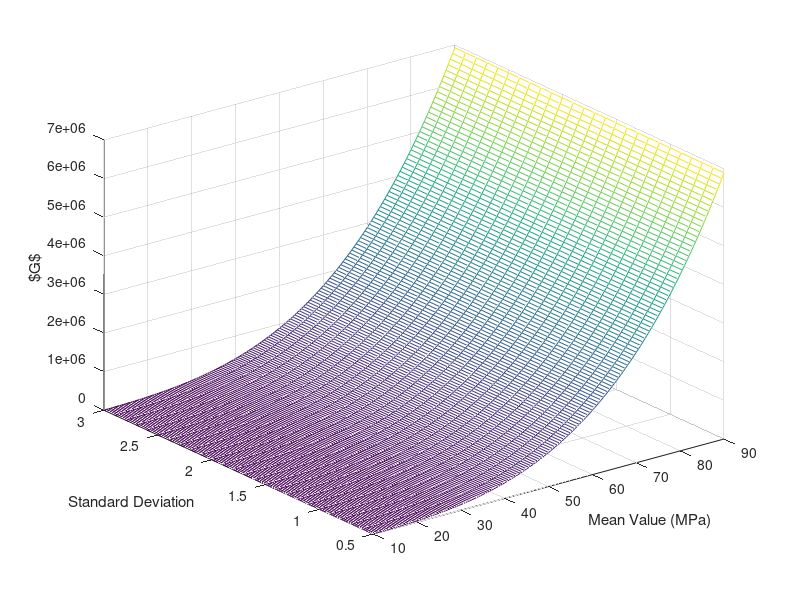

This figure's MATLAB source: (Note: this script raises an error after producing the figure.)
start_tic = tic;
close all;

x_str = 'Mean Value (MPa)';
y_str = 'Standard Deviation';
font_size = 12;

%%
k = 3.5;
[sigma, mu] = meshgrid(0.5:0.1:3, 10:0.5:90);

f = @(s, m) integral(@(x) x.^k .* normpdf(x, m, s), m-3*s, m+3*s);
G = arrayfun(f, sigma, mu);

%%
figure; grid on;
mesh(mu, sigma, G);
xlim(mu([1 end]));
ylim(sigma([1 end]));
zlim([0 7e6]);

xticks(10:10:90);
yticks(0.5:0.5:3);
zticks(1e6*(0:7));

xlabel(x_str);
ylabel(y_str);
zlabel('$G$');

ax = gca;
ax.XAxis.FontSize = font_size;
ax.YAxis.FontSize = font_size;
ax.ZAxis.FontSize = font_size;

view(3);

%%
figure; grid on;
mesh(mu, sigma, G);
xlim(mu([1 end]));
ylim(sigma([1 end]));
zlim([0 7e6]);

xticks(10:10:90);
yticks(0.5:0.5:3);
zticks(1e6*(0:7));

xlabel(x_str);
ylabel(y_str);
zlabel('$G$');

ax = gca;
ax.XAxis.FontSize = font_size;
ax.YAxis.FontSize = font_size;
ax.ZAxis.FontSize = font_size;

view(0, 0);

fprintf('%s elapsed: %f s\n', mfilename, toc(start_tic));